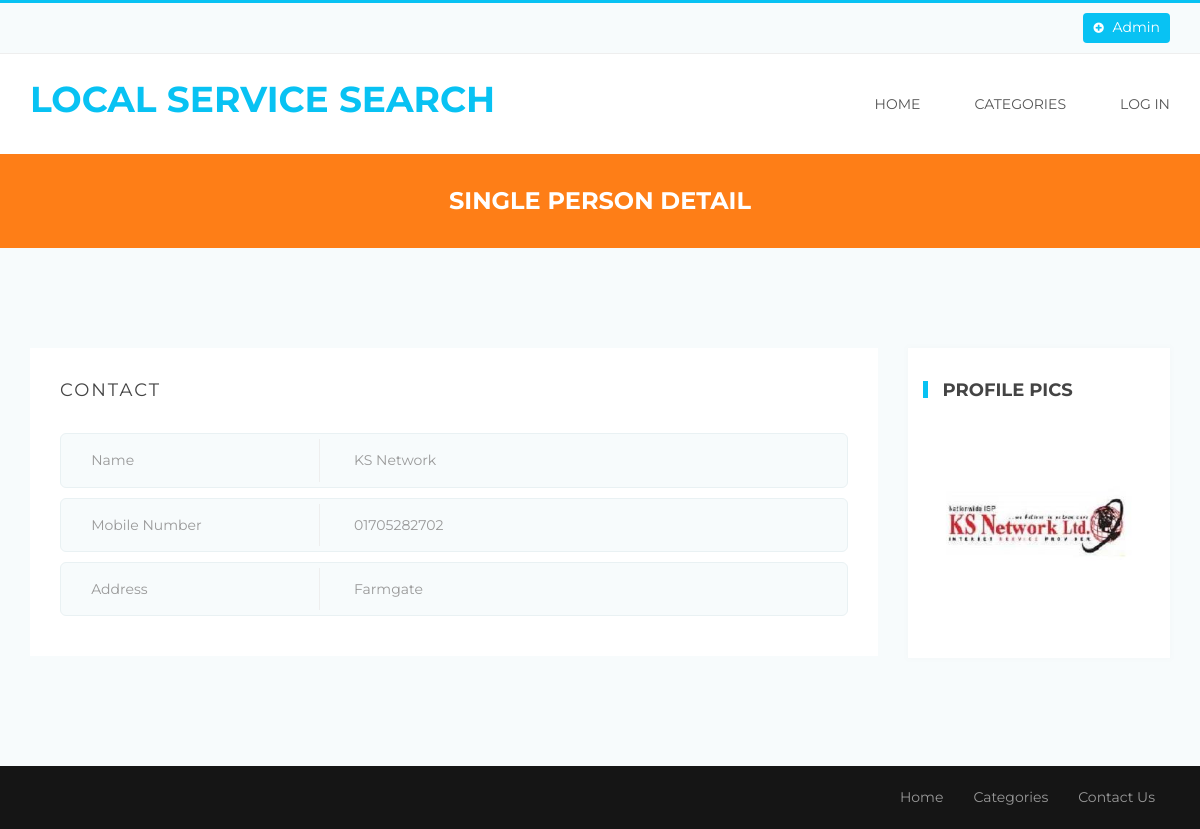
Page /single-person-detail.php?viewid=24 on the committed database.
### tables this page shows
CREATE TABLE `tblperson` (
  `ID` int(10) NOT NULL,
  `Category` varchar(200) DEFAULT NULL,
  `Name` varchar(200) DEFAULT NULL,
  `Picture` varchar(200) DEFAULT NULL,
  `MobileNumber` varchar(20) DEFAULT NULL,
  `Address` mediumtext DEFAULT NULL,
  `City` varchar(200) NOT NULL,
  `RegDate` timestamp NULL DEFAULT current_timestamp()
);

### single-person-detail.php (the view, shortened to what this page needs)
<!DOCTYPE html>
<html>
<head>
	<link rel="stylesheet" type="text/css" href="bootstrap/css/bootstrap.min.css">
	<link rel="stylesheet" type="text/css" href="css/style.css">
	<link rel="stylesheet" type="text/css" href="css/menu.css">
	<link rel="stylesheet" type="text/css" href="css/color/color.css">
	<link rel="stylesheet" type="text/css" href="assets/testimonial/css/style.css" />
	<link rel="stylesheet" type="text/css" href="assets/testimonial/css/elastislide.css" />
	<link rel="stylesheet" type="text/css" href="css/responsive.css">
    <link rel="stylesheet" type="text/css" href="css/font-awesome.css">
	<link rel="stylesheet" type="text/css" href="assets/revolution_slider/css/revslider.css" media="screen" />
</head>
<body>
	<div class="theme-wrap clearfix">
	<?php include_once('includes/header.php');?>
		<div class="page-title-wrap bgorange-1 padding-top-30 padding-bottom-30">
			<h4 class="white">Single Person Detail</h4>
		</div>
		<section class="aside-layout-section padding-top-70 padding-bottom-40">
			<div class="container">
				<div class="row">
					<?php
$vid=$_GET['viewid'];
$sql="SELECT * from  tblperson where ID=:vid";
$query = $dbh -> prepare($sql);
$query->bindParam(':vid',$vid,PDO::PARAM_STR);
$query->execute();
$results=$query->fetchAll(PDO::FETCH_OBJ);
$cnt=1;
if($query->rowCount() > 0)
{
foreach($results as $row)
{               ?>
					<div class="col-md-9 col-sm-8 col-xs-12 main-wrap">
						<div class="listing-single padding-bottom-40">
							<div class="single-listing-wrap">
								<div class="listing-contact-detail-wrap">
									<div class="listing-contact-section-title">
										<h5>contact</h5>
									</div>
									<div class="listing-contact-section-table">
										<div class="listing-contact-table-field">
											<ul>
												<li class="info">Name</li>
												<li class="details"><?php  echo $row->Name;?> </li>
											</ul>
										</div>
										<div class="listing-contact-table-field">
											<ul>
												<li class="info">Mobile Number</li>
												<li class="details"><?php  echo $row->MobileNumber;?></li>
											</ul>
										</div>
										<div class="listing-contact-table-field">
											<ul>
												<li class="info">Address</li>
												<li class="details"><?php  echo $row->Address;?></li>
											</ul>
										</div>
									</div>
								</div>
							</div>
						</div>
					</div>
					<div class="col-md-3 col-sm-4 col-xs-12" style="padding-top: 30px">
						<div class="sidebar sidebar-wrap">
							<div class="sidebar-widget shadow-1">
								<div class="sidebar-widget-title">
									<h5><span class="bgblue-1"></span>Profile Pics</h5>
								</div>
								<div class="sidebar-widget-content advertise  clearfix">
									<div class="sidebar-image-ads">
										<img src="admin/images/<?php echo $row->Picture;?>" height="195" width="300" alt="listing item"/>
									</div>
								</div>
							</div>
						</div>
					</div>
					<?php $cnt=$cnt+1;}} ?>
				</div>
			</div>
		</section>
	<?php include_once('includes/footer.php');?>
	</div>
</body>
</html>

### includes/header.php (shortened to what this page needs)
<div class="header">
            <div class="top-toolbar">
                <div class="container">
                    <div class="row">
                        <div class="col-md-6 col-sm-12 col-xs-12 pull-right">
                            <div class="top-contact-info">
                                <ul>
                                    <li><a class="toolbar-new-listing" href="admin/login.php"><i class="fa fa-plus-circle"></i> Admin</a></li>
                                </ul>
                            </div>
                        </div>
                    </div>
                </div>
            </div>
            <div class="nav-wrapper">
                <div class="container">
                    <nav class="wsmenu slideLeft clearfix">
                        <div class="logo pull-left"><a href="index.php" title="Responsive Slide Menus"><h3 style="color:#08c2f3">Local Service Search</h3></a></div>
                        <ul class="mobile-sub wsmenu-list pull-right">
                            <li><a href="index.php" class="">Home</a>
                            </li>
                            <li><a href="category.php">categories <span class="arrow"></span></a></li>
                            <li><a href="user/login.php">Log In <span class="arrow"></span></a></li>
                        </ul>
                    </nav>
                </div>
            </div>
        </div>

### includes/footer.php (shortened to what this page needs)
<footer>
            <div class="footer-bottom">
                <div class="container">
                    <div class="row clearfix">
                        <div class="col-md-8 col-sm-12 col-xs-12 pull-right margin-bottom-20">
                            <nav class="footer-menu wsmenu clearfix">
                                <ul class="wsmenu-list pull-right">
                                  <li><a href="index.php" class="">Home</a></li>
                                  <li><a href="category.php">categories <span class="arrow"></span></a></li>
                                  <li><a href="contact.php">Contact Us <span class="arrow"></span></a></li>
                                </ul>
                            </nav>
                        </div>
                        <div class="col-md-4 col-sm-12 col-xs-12 pull-left margin-bottom-20">
                        </div>
                    </div>
                </div>
            </div>
        </footer>

### css/style.css (style rules this page uses)
html, body, div, span, applet, object, iframe,h1, h2, h3, h4, h5, h6, p, blockquote, pre,a, abbr, acronym, address, big, cite, code,del, dfn, em, img, ins, kbd, q, s, samp, small, strike, strong, sub, sup, tt, var,b, u, i, center,dl, dt, dd, ol, ul, li,fieldset, form, label, legend,table, caption, tbody, tfoot, thead, tr, th, td, article, aside, canvas, details, embed,figure, figcaption, footer, header, hgroup,menu, nav, output, ruby, section, summary,time, mark, audio, video { margin: 0;padding: 0;border: 0;font-size: 100%;font: inherit;vertical-align: baseline; }
article, aside, details, figcaption, figure,footer, header, hgroup, menu, nav, section { display: block; }
body { line-height: 1;margin:0 ;padding:0 ;transition:all 0.3s ease;overflow-x: hidden; }
html { position:relative;overflow-x:hidden; }
ol, ul { list-style: none;margin:0; padding:0; }
a { display:block; }
img { display:block; }
img { max-width:100%; }
body { font-family:'Montserrat',sans-serif; }
h1,h2,h3,h4,h5,h6 { font-family:'Montserrat',sans-serif; font-weight:700; margin:0; text-align:center; line-height:1.4; letter-spacing:0.6px; text-transform:uppercase; letter-spacing:0; }
h3 { font-size:36px; }
h4 { font-size:24px; }
h5 { font-size:18px; }
a,span,ul,li { font-family:'Montserrat'; font-size:14px; padding:0; font-weight:400; text-align:center; margin:0; line-height:1.6; text-decoration:none !important; }
p,span,a { padding:0; }
.container,.container-fluid { padding-left:0;padding-right:0; }
.padding-bottom-30 { padding-bottom:30px; }
.padding-bottom-40 { padding-bottom:40px; }
.padding-top-30 { padding-top:30px; }
.padding-top-70 { padding-top:70px; }
.margin-bottom-20 { margin-bottom:20px; }
.logo { padding:20px 0; }
.logo a { display:inline-block; }
.top-toolbar { padding:10px 0; }
.top-toolbar .top-contact-info ul { text-align:right; }
.top-toolbar .top-contact-info ul li { display:inline-block }
.top-toolbar .top-contact-info ul li a.toolbar-new-listing { border-radius: 4px; line-height: 1; padding: 7px 10px 9px; }
.top-toolbar .top-contact-info ul li a.toolbar-new-listing i { padding:0 5px 0 0;font-size:12px; }
.sidebar-widget { padding:15px 15px;margin-bottom:30px; }
.sidebar-widget-title { padding:15px 0; }
.sidebar-widget-title h5 { display:inline-block; }
.sidebar-widget-title h5 span { display:inline-block;margin-right:15px;width:5px;height:17px;line-height:1;position:relative;top:2px;letter-spacing:2px; }
.sidebar-widget-content { padding:15px 0; }
.footer-bottom { padding-top:20px; }
.listing-contact-detail-wrap { padding:30px;background:#fff;margin:30px 0; }
.listing-contact-section-title h5 { text-transform:uppercase;letter-spacing:2px;font-weight:400;text-align:left; }
.listing-contact-section-table { margin-top:30px; }
.listing-contact-table-field { padding:5px 0;background:#f7fbfc;margin-bottom:10px;border:1px solid #e9f1f3;border-radius:6px; }
.listing-contact-table-field ul li { text-align:left;display:inline-block;padding:10px 30px; }
.listing-contact-table-field ul li.info { width:33%;border-right:1px solid #eee; }
.listing-contact-table-field ul li.details { width:66.5%; }

### css/menu.css (style rules this page uses)
.wsmenu { font-family:Helvetica, sans-serif; color:#fff; position:relative; font-size:15px; padding:0px; margin:0px auto; width:100%; background-color:#ffffff; }
.wsmenu-list { text-align:left; margin:0 auto 0 auto; display: block; padding:0px; }
.wsmenu-list > li { text-align:center; display: table-cell; }
.wsmenu-list > li > a { display:block; color:#555; padding:38px 21px; line-height:1; text-decoration:none; position:relative; font-family:'Montserrat'; text-transform:uppercase; }
.wsmenu-list > li:last-child a { display:block; color:#555; padding:20px 0 20px 21px; line-height:1; text-decoration:none; position:relative; }
.wsmenu-list li a:before { margin-right: 5px; position: relative; content: "|"; line-height: 16px; font-size: 24px; top: 3px; color:rgba(255,255,255,0); }
@media screen and (-webkit-min-device-pixel-ratio:0) { .wsmenu-list > li > a { padding: 39px 21px; } }
.footer-menu.wsmenu { background: none; }
.footer-menu.wsmenu .wsmenu-list { line-height: 1; }
.footer-menu.wsmenu .wsmenu-list li a::before { display:none; }
.footer-menu.wsmenu .wsmenu-list > li > a { padding: 0px 15px;text-transform:capitalize;color:#999; }

### css/responsive.css (style rules this page uses)
@media screen and (max-device-width:1199px) { .container { padding-left:15px;padding-right:15px; } }

### rows in the picture
tblperson: Name "KS Network", MobileNumber "01705282702", Address "Farmgate", Picture (picture)
